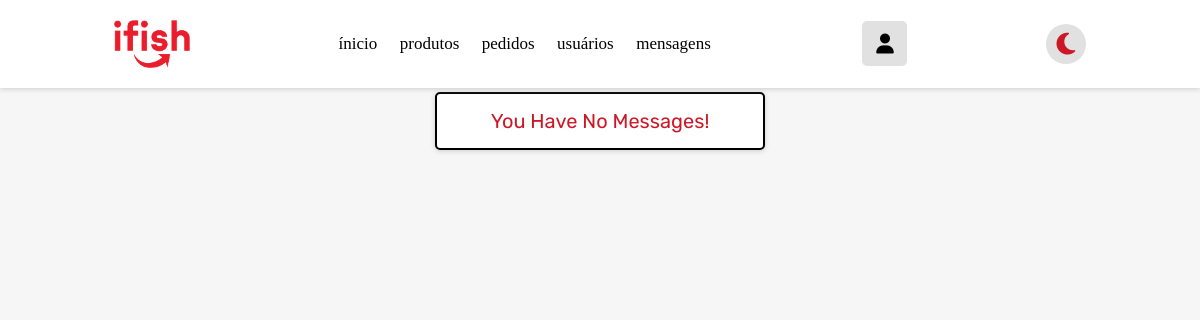
Before: /admin_contato.php (signed in) with the older database file.
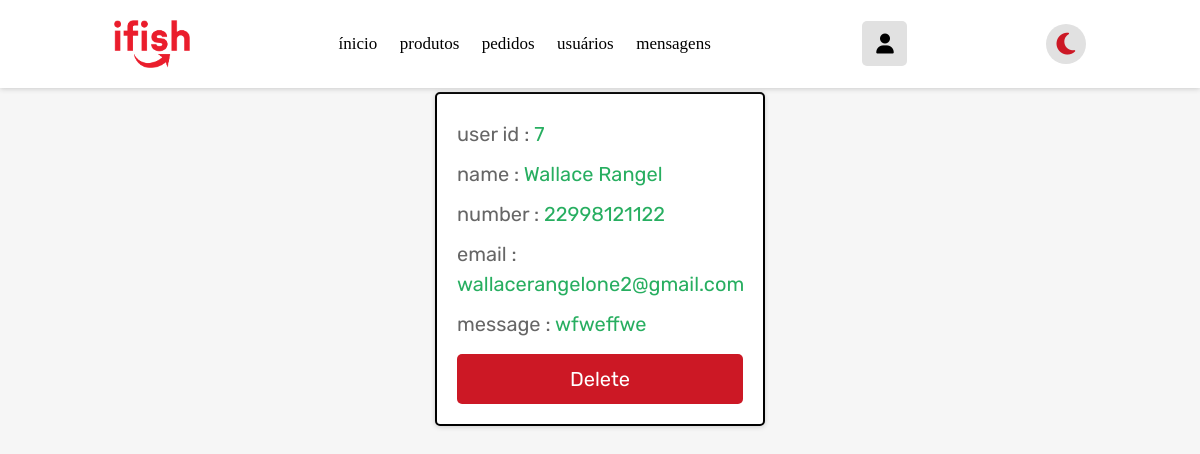
After: the same page with the newer database file.
### tables this page shows
CREATE TABLE `mensagem` (
  `id` int(100) NOT NULL,
  `user_id` int(100) NOT NULL,
  `nome` varchar(100) NOT NULL,
  `email` varchar(100) NOT NULL,
  `telefone` varchar(11) NOT NULL,
  `mensagem` varchar(500) NOT NULL
);

### admin_contato.php (the view, shortened to what this page needs)
<!DOCTYPE html>
<html lang="pt-BR">
<head>
   <link rel="stylesheet" href="css/index.css">
   <link rel="stylesheet" href="css/admin_index.css">
   <link rel="stylesheet" href="css/admin_style.css">
   <link rel="stylesheet" href="css/admin_produtos.css">
   <link rel="stylesheet" href="css/header.css">
   <link rel="stylesheet" href="css/footer.css">
   <link rel="stylesheet" href="https://cdnjs.cloudflare.com/ajax/libs/font-awesome/6.2.0/css/all.min.css" />
</head>
<body class="body">
   <?php include 'admin_header.php'; ?>
   <section class="messages">
      <h1 class="title">messages</h1>
      <div class="box-container">
         <?php
         $select_message = $conn->prepare("SELECT * FROM `mensagem`");
         $select_message->execute();
         if ($select_message->rowCount() > 0) {
            while ($fetch_message = $select_message->fetch(PDO::FETCH_ASSOC)) {
         ?>
               <div class="box">
                  <p> user id : <span><?= $fetch_message['user_id']; ?></span> </p>
                  <p> name : <span><?= $fetch_message['nome']; ?></span> </p>
                  <p> number : <span><?= $fetch_message['telefone']; ?></span> </p>
                  <p> email : <span><?= $fetch_message['email']; ?></span> </p>
                  <p> message : <span><?= $fetch_message['mensagem']; ?></span> </p>
                  <a href="admin_mensagens.php?delete=<?= $fetch_message['id']; ?>" onclick="return confirm('delete this message?');" class="delete-btn">delete</a>
               </div>
         <?php
            }
         } else {
            echo '<p class="empty">you have no messages!</p>';
         }
         ?>
      </div>
   </section>
</body>
</html>

Changed rows visible on the page:
added mensagem: user "7", nome "Wallace Rangel", telefone "22998121122", email "wallacerangelone2@gmail.com", mensagem "wfweffwe"
Other visible differences:
text no longer shown: "You Have No Messages!"
